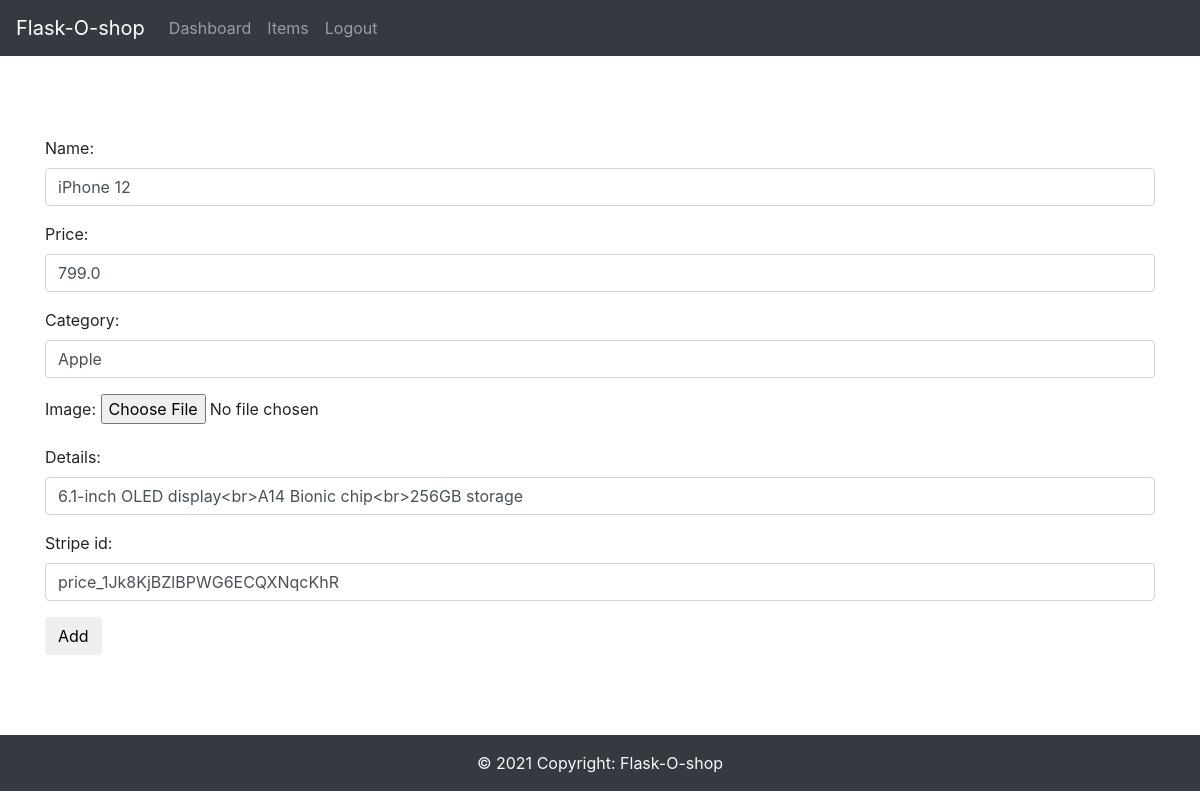
Screenshot of /admin/edit/item/1 (signed in) with the database file from the repository.
### app/db_models.py (models this page shows)
class Item(db.Model):
	__tablename__ = "items"
	id = db.Column(db.Integer, primary_key=True)
	name = db.Column(db.String(100), nullable=False)
	price = db.Column(db.Float, nullable=False)
	category = db.Column(db.Text, nullable=False)
	image = db.Column(db.String(250), nullable=False)
	details = db.Column(db.String(250), nullable=False)
	price_id = db.Column(db.String(250), nullable=False)
	orders = db.relationship("Ordered_item", backref="item")

### app/funcs.py (the view)
	def wrapper(*args, **kwargs):
		if current_user.is_authenticated and current_user.admin == 1:
			return func(*args, **kwargs)
		else:
			return "You are not Authorized to access this URL."

### app/admin/forms.py
class AddItemForm(FlaskForm):
	name = StringField("Name:", validators=[DataRequired(), Length(max=50)])
	price = FloatField("Price:", validators=[DataRequired()])
	category = StringField("Category:", validators=[DataRequired(), Length(max=50)])
	image = FileField("Image:", validators=[DataRequired()])
	details = StringField("Details:", validators=[DataRequired()])
	price_id = StringField("Stripe id:", validators=[DataRequired()])
	submit = SubmitField("Add")

### app/__init__.py (called while the page is built)
@app.context_processor
def inject_now():
	return {'now': datetime.utcnow()}

@login_manager.user_loader
def load_user(user_id):
	return User.query.get(user_id)

### app/admin/routes.py (called while the page is built, shortened)
@admin.route('/edit/<string:type>/<int:id>', methods=['POST', 'GET'])
@admin_only
def edit(type, id):
    if type == "item":
        item = Item.query.get(id)
        print(item)
        form = AddItemForm(
            name = item.name,
            price = item.price,
            category = item.category,
            details = item.details,
            image = item.image,
            price_id = item.price_id,
        )
    return render_template('admin/add.html', form=form)

### app/funcs.py (called while the page is built)
def admin_only(func):
	def wrapper(*args, **kwargs):
		if current_user.is_authenticated and current_user.admin == 1:
			return func(*args, **kwargs)
		else:
			return "You are not Authorized to access this URL."
	wrapper.__name__ = func.__name__
	return wrapper

### app/admin/templates/admin/add.html (shortened to what this page needs)
{% extends "admin/base.html" %}
{% block content %}
    <div class="forms">
		{{ wtf.quick_form(form) }}
	</div>
{% endblock %}

### rows the page displays
Item: name "iPhone 12", price "799.0", category "Apple", details "6.1-inch OLED display<br>A14 Bionic chip<br>256GB storage", price_id "price_1Jk8KjBZlBPWG6ECQXNqcKhR"
